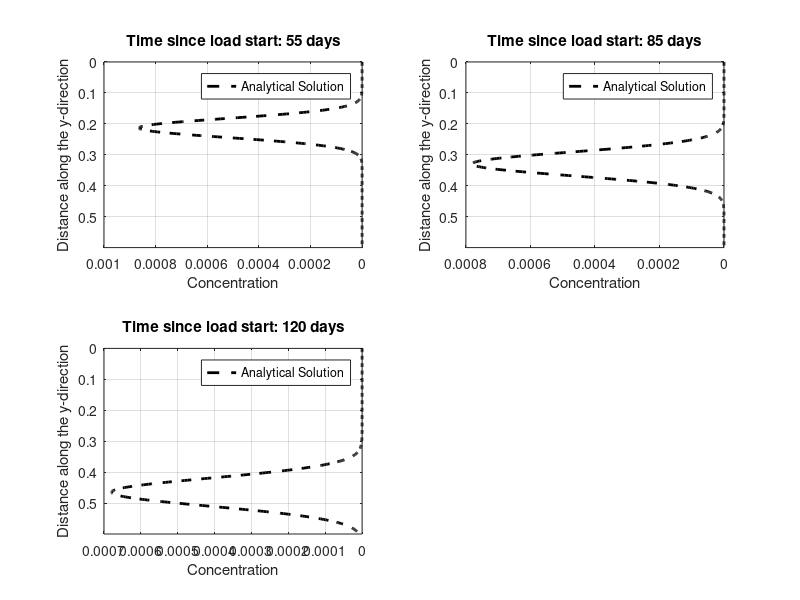

Reproduce this figure in MATLAB.

% 2-dimensional analytical solution - Transient (using the analytical solution for
% instantaneous point source integrated with respect to time)

function AnltSOL_TRANSIENT_summa

%%%%%%%%%%%%%%%%%%%%%%%%%%%%%%%%%%%%%%%%%%%
% CHOOSE TEST %%%%%%%%%%%%%%%%%%%%%%%%%%%%%%
%%%%%%%%%%%%%%%%%%%%%%%%%%%%%%%%%%%%%%%%%%%

% test = 2; % 2_nrTrans_instS_PorMedia
% test = 4; % 4_nrTrans_contS_PorMedia
% test = 6; % 6_nrTrans_instS_PorMedia_linDecay
% test = 8; % 8_nrTrans_contS_PorMedia_linDecay
 
test = 2; 

%%%%%%%%%%%%%%%%%%%%%%%%%%%%%%%%%%%%%%%%%%%
% General mdoel setup %%%%%%%%%%%%%%%%%%%%%
% Don't change
%%%%%%%%%%%%%%%%%%%%%%%%%%%%%%%%%%%%%%%%%%%
ny                          = 600;          % number of layers (in mm)
Dy                          = 0.0001;      	% longiitudinal dispersivity - y-direction m2/s
specificYield               = 0.23;         % (-)
iLayerLiqFluxSoil_summa_m_s = 1.0359700931174889e-08; % m/s
mLayerDepth_summa_m         = 0.006;        % m

% Preliminary calcs %%%%%%%%%%%%%%%%%%%%%%%%%%%%%%%%
% Intersticial flow velocity because of specific yield
iLayerLiqFluxSoil_summa_mm_s = iLayerLiqFluxSoil_summa_m_s * 1000; % mm/s
iLayerLiqFluxSoil_summa_mm_s_intersticial =...
    iLayerLiqFluxSoil_summa_mm_s / specificYield;       % m/s

V = iLayerLiqFluxSoil_summa_mm_s_intersticial;
%L = V * 60 * 60 * 24 * 20 / 1000;

mLayerDepth_summa_mm = mLayerDepth_summa_m * 1000;

% Time steps
if test == 4 || test == 8 
    tsim = [...
            60 * 60 * 24 * 15,...
            60 * 60 * 24 * 70,...
            60 * 60 * 24 * 120,...
            ];
elseif test == 2 || test == 6 
    tsim = [...
            60 * 60 * 24 * 55,...
            60 * 60 * 24 * 85,...
            60 * 60 * 24 * 120,...
            ];
end

% Storing %%%%%%%%%%%%%%%%%%%%%%%%%%%%%%%%
storage.Dy = Dy;
storage.tsim = tsim;
storage.V = V;
storage.ny = ny;

%%%%%%%%%%%%%%%%%%%%%%%%%%%%%%%%%%%%%%%%%%%%%%%%%%%%%%%%%%%%%%%%%%%%%%
n_ti = numel(tsim);
for ti = 1:n_ti
    
    tsim_i = tsim(ti);
    
    if test == 4 || test == 8 
        
        % Input concentration (continuous)
        C0 = 2;
         
        % Set reation rate
        if test == 4; r = 0; end                % conservative
        if test == 8; r = 0.01/(60*60*24); end  % linear decay
        storage.C0 = C0;
        storage.r = r;
        save InputData storage;
        
        % Call analytical solver
        Analytical_calc_1D_contS(tsim_i)
        
    elseif test == 2 || test == 6
        
        % Input mass (instantaneous)
        M = 350;
        
        % Mass of the receiving node
        mLayerVolFracLiq = [0.2007, 0.2014, 0.2020, 0.2027, 0.2034, 0.2041, 0.2048, 0.2055, 0.2063, 0.2070, 0.2077, 0.2085, 0.2093, 0.2101, 0.2109, 0.2117, 0.2125, 0.2133, 0.2141, 0.2150, 0.2159, 0.2167, 0.2176, 0.2185, 0.2194, 0.2204, 0.2213, 0.2223, 0.2232, 0.2242, 0.2252, 0.2262, 0.2272, 0.2283, 0.2293, 0.2304, 0.2315, 0.2326, 0.2337, 0.2348, 0.2360, 0.2372, 0.2384, 0.2396, 0.2408, 0.2420, 0.2433, 0.2446, 0.2459, 0.2472, 0.2485, 0.2499, 0.2513, 0.2527, 0.2541, 0.2555, 0.2570, 0.2584, 0.2599, 0.2615, 0.2630, 0.2646, 0.2662, 0.2678, 0.2694, 0.2711, 0.2727, 0.2744, 0.2761, 0.2779, 0.2796, 0.2814, 0.2832, 0.2850, 0.2869, 0.2888, 0.2906, 0.2925, 0.2945, 0.2964, 0.2984, 0.3003, 0.3023, 0.3043, 0.3063, 0.3083, 0.3104, 0.3124, 0.3145, 0.3165, 0.3186, 0.3206, 0.3227, 0.3247, 0.3268, 0.3288, 0.3308, 0.3328, 0.3348, 0.3368];
        hru_area_m2      = 32700;
        
        mLayerVolFracWat_summa_m3 = mLayerVolFracLiq * hru_area_m2 * mLayerDepth_summa_m;
        mLayerVolFracWat_summa_mm_m2 = mLayerVolFracLiq * hru_area_m2 * mLayerDepth_summa_m * 1000;
        UpLayVol_mm_m2 = mLayerVolFracWat_summa_m3 * 1000; % to mm*m2
        
        iLayerLiqFluxSoil_summa_mm_s = iLayerLiqFluxSoil_summa_m_s * 1000;
        
        % Set reaction rate
        if test == 2; r = 0; end                % conservative
        if test == 6; r = 0.01/(60*60*24); end  % linear decay
        
        storage.M = M;
        storage.UpLayVol_mm_m2 = UpLayVol_mm_m2;
        storage.mLayerVolFracWat_summa_mm_m2 = mLayerVolFracWat_summa_mm_m2;
        storage.mLayerVolFracLiq = mLayerVolFracLiq;
        storage.r = r;
        storage.mLayerDepth_summa_mm = mLayerDepth_summa_mm;
        storage.iLayerLiqFluxSoil_summa_mm_s = iLayerLiqFluxSoil_summa_mm_s;
        storage.hru_area_m2 =  hru_area_m2;
        save InputData storage;
        
        % Call analytical solver
        Analytical_calc_1D_instS(tsim_i)
        
    end
    %Analytical_calc_1D_2(tsim_i)
    %Analytical_calc_1D_3(tsim_i)
    %Analytical_calc_1D_justAdv(tsim_i, mLayerDepth_summa_m)
    %Analytical_calc_2D
    %Numerical_calc
    Compare_plot(ti, n_ti, tsim_i,mLayerDepth_summa_mm)
    
end


%%%%%%%%%%%%%%%%%%%%%%%%%%%%%%%%%%%%%%%%%
% ANALYTICAL
%%%%%%%%%%%%%%%%%%%%%%%%%%%%%%%%%%%%%%%%%

% 1D, continuous source, Eq. 60 of 
% USGS Chapter B7
% ANALYTICAL SOLUTIONS FOR ONE-, TWO-, AND THREE-DIMENSIONAL SOLUTE
%TRANSPORT IN GROUND-WATER SYSTEMS WITH UNIFORM FLOW
function Analytical_calc_1D_contS(tsim_i)

load InputData storage
C0=storage.C0;
Dy=storage.Dy;
r=storage.r;
V=storage.V;
ny=storage.ny;

Cfinal=zeros(1,ny);

h=waitbar(0,'ANALYTICAL solution: calculating...');

for y=1:ny
    waitbar(y/ny)

    % calculation of A

    %A = (M / UpLayVol) /...
    %    ( 4*n*pi()*(Dx*Dy)^(0.5) );
    A =  C0 / 2;

    % calculation of B
    U = (V^2 + 4*r*Dy)^0.5;
    
    B1 = exp(...
            y * (V - U)/ ...
            (2 * Dy)...
            );
        
    B2 = erfc(...
            (y - (U * tsim_i) ) / ...
            (2 * (Dy * tsim_i)^0.5));
    
    C1 = exp(...
            y * (V + U)/ ...
            (2 * Dy));
    
    C2 = erfc(...
            (y + (U * tsim_i) ) / ...
            (2 * (Dy * tsim_i)^0.5));

    % Final calculation
    C = A * (B1 * B2 + C1 * C2);

    % Saving results
    Cfinal(1,y) = C;

end

close(h)

disp('Analytical solution calculation: OK')

storage.C_analytical = Cfinal';
save AnalytSOL storage;

function Analytical_calc_1D_2(tsim_i)

load InputData storage
C0=storage.C0;
Dy=storage.Dy;
r=storage.r;
V=storage.V;
ny=storage.ny;

Cfinal=zeros(1,ny);

h=waitbar(0,'ANALYTICAL solution: calculating...');

for y=1:ny
    waitbar(y/ny)

    % calculation of A

    %A = (M / UpLayVol) /...
    %    ( 4*n*pi()*(Dx*Dy)^(0.5) );
    
    U = (V^2 + 4*r*Dy)^0.5;
    
    A =  C0 * V^2 / (4 * r * Dy);

    % calculation of B
    
    
    B1 = 2 * exp((y * V / Dy) - r * tsim_i);
        
    B2 = erfc(...
            (y + V * tsim_i) / ...
            (2 * (Dy * tsim_i)^0.5));
    
   C1 = U / V - 1; 
        
   C2 = exp(...
            y * (V - U)/ ...
            (2 * Dy));
    
    C3 = erfc(...
            (y - U * tsim_i) / ...
            (2 * (Dy * tsim_i)^0.5));
        
    D1 = U / V + 1;
    
    D2 = exp(...
            y * (V + U)/ ...
            (2 * Dy));
    
    D3 = erfc(...
            (y + U * tsim_i) / ...
            (2 * (Dy * tsim_i)^0.5));

    % Final calculation
    C = A * (B1 * B2 + C1 * C2 * C3 + D1 * D2 * D3);

    % Saving results
    Cfinal(1,y) = C;

end

close(h)

disp('Analytical solution calculation: OK')

storage.C_analytical = Cfinal';
save AnalytSOL storage;

function Analytical_calc_1D_3(tsim_i)

load InputData storage
C0=storage.C0;
Dy=storage.Dy;
r=storage.r;
V=storage.V;
ny=storage.ny;

Cfinal=zeros(1,ny);

h=waitbar(0,'ANALYTICAL solution: calculating...');

for y=1:ny
    waitbar(y/ny)

    % calculation of A

    %A = (M / UpLayVol) /...
    %    ( 4*n*pi()*(Dx*Dy)^(0.5) );
    

    
    A =  C0;

    % calculation of B
    
    
    B1 = 0.5 *  erfc(...
                (y - V * tsim_i) / ...
                (2 * (Dy * tsim_i)^0.5));
    
   C1 = (V^2 * tsim_i / (pi() * Dy))^0.5;
   
   C2 = exp(-(...
            (y - V * tsim_i)^2)/ ...
            (4 * Dy * tsim_i));
        
   D1  = 0.5 * (1 + (V * y) / Dy + (V^2 * tsim_i) / Dy);
   
   D2  = exp(V * y / Dy);
    
    D3 = erfc(...
            (y + V * tsim_i) / ...
            (2 * (Dy * tsim_i)^0.5));
        

    % Final calculation
    C = A * (B1 +  C1 * C2 - D1 * D2 * D3);

    % Saving results
    Cfinal(1,y) = C;

end

close(h)

disp('Analytical solution calculation: OK')

storage.C_analytical = Cfinal';
save AnalytSOL storage;

function Analytical_calc_1D_justAdv(tsim_i, mLayerDepth_summa_m)

load InputData storage
C0=storage.C0;
Dy=storage.Dy;
r=storage.r;
V=storage.V;
ny=storage.ny;

Cfinal=zeros(1,ny);

h=waitbar(0,'ANALYTICAL solution: calculating...');

for y=1:ny
    waitbar(y/ny)

    % calculation of A

    %A = (M / UpLayVol) /...
    %    ( 4*n*pi()*(Dx*Dy)^(0.5) );
  

    % Final calculation
    C = C0 * (y * mLayerDepth_summa_m - V * tsim_i);

    % Saving results
    Cfinal(1,y) = C;

end

close(h)

disp('Analytical solution calculation: OK')

storage.C_analytical = Cfinal';
save AnalytSOL storage;


% 1D, instantaneous source, Eq. 76 of 
% USGS Chapter B7
% ANALYTICAL SOLUTIONS FOR ONE-, TWO-, AND THREE-DIMENSIONAL SOLUTE
%TRANSPORT IN GROUND-WATER SYSTEMS WITH UNIFORM FLOW
function Analytical_calc_1D_instS(tsim_i)

load InputData storage
M = storage.M;
UpLayVol_mm_m2 = storage.UpLayVol_mm_m2;
mLayerVolFracLiq = storage.mLayerVolFracLiq;
Dy = storage.Dy;
r = storage.r;
V = storage.V;
ny = storage.ny;
hru_area_m2 = storage.hru_area_m2;
mLayerVolFracWat_summa_mm_m2 = storage.mLayerVolFracWat_summa_mm_m2;
mLayerDepth_summa_mm = storage.mLayerDepth_summa_mm;
iLayerLiqFluxSoil_summa_mm_s = storage.iLayerLiqFluxSoil_summa_mm_s;

% Loading point
Yc=1;
% porosity
n = 1; % not needed because it's accounted for in the intersticil flow velocity

% Mass injection unit of aquifer thickness (and area because it's 1D)
% M (g/m3), Vol = m3/s, M_unitVol = 
UpLayVol_m3 = UpLayVol_mm_m2 / 1000;
M_unitVol = M / UpLayVol_m3(1);
M_unitVol = M * (iLayerLiqFluxSoil_summa_mm_s);

M_unitVol = M / ((mLayerDepth_summa_mm / 1000) * mLayerVolFracLiq(1) * hru_area_m2);
M_unitVol = M_unitVol * ( 4 * n * pi() * Dy );

M_unitVol = 1.8/1000 * ( 4 * n * pi() * Dy ) / 1.75; %=1.2925e-06%

%M_nunitVol = 350 / (0.006 * 0.2 * 32700);
M_unitVol = (2 * iLayerLiqFluxSoil_summa_mm_s) ;
%MunitVol = (2 * iLayerLiqFluxSoil_summa_mm_s) / UpLayVol_m3(1);
M_unitVol = (0.006 * iLayerLiqFluxSoil_summa_mm_s / 6);

Cinit = (2 * iLayerLiqFluxSoil_summa_mm_s * 900 * hru_area_m2/1000) ...
        / (iLayerLiqFluxSoil_summa_mm_s * 900 * hru_area_m2/1000 + UpLayVol_m3(1)/6);
M_unitVol = Cinit * V;
M_unitVol = M_unitVol / 3.2%* 1.8e6 
%M_unitVol = 1.2925e-06;

Cfinal=zeros(1,ny);

h=waitbar(0,'ANALYTICAL solution: calculating...');

for y=1:ny
    
    waitbar(y/ny)

    % calculation of A

    A = (M_unitVol) /...
        ( 4 * n * pi() * Dy);

    % calculation of B
    B = exp(...
            V*(y-Yc)/ ...
            (2*Dy));

    D = exp( ...
            -( V^2 / (4*Dy) + r) * tsim_i ...
            -( (y-Yc)^2 ./ (4 * Dy * tsim_i))) ;

    % Final calculation
    C = A * B * D;

    % Saving results
    Cfinal(1,y) = C;
   
end
close(h)

% Get the effect of dilution because of different layer volumes
% 1) Using cubic spline to extrapolate for all sub-layers because the
% analytical solution has 1 mm of resolution, while the model has 6 mm
mLayerVolFracLiq_interp = spline(...
    1:6:600,...
    mLayerVolFracLiq,...
    1:1:600);
%figure;plot(mLayerVolFracLiq_interp^0.5,[1:1:600]/1000); set(gca,"Ydir","reverse"); set(gca,"Xdir","reverse");

Cfinal_corr = Cfinal * mLayerVolFracLiq_interp(1) ./ mLayerVolFracLiq_interp;

disp('Analytical solution calculation: OK')

storage.C_analytical = Cfinal_corr';
save AnalytSOL storage;

function Analytical_calc_2D

load InputData storage
M=storage.M;
UpLayVol=storage.UpLayVol;
n=storage.n;
Dx=storage.Dx;
Dy=storage.Dy;
r=storage.r;
Xc=storage.Xc;
Yc=storage.Yc;
tsim=storage.tsim;
V=storage.V;
nx=storage.nx;
ny=storage.ny;

Cfinal=zeros(nx,ny);

h=waitbar(0,'ANALYTICAL solution: calculating...');
for x=1:nx
    waitbar(x/nx)
    for y=1:ny
        
    % calculation of A
    
    A = (M / UpLayVol) /...
        ( 4*n*pi()*(Dx*Dy)^(0.5) );

    % calculation of B
    B = exp(...
            V*(y-Yc)/ ...
            (2*Dy));

    % Integral to solve
    fun = @(t) exp( ...
                    -( V^2 / (4*Dx) + r) * t ...
                    -( (x-Xc)^2 ./ (4*Dx*t) ) ...
                    -( (y-Yc)^2 ./ (4*Dy*t))) ;
                
    D = quad(fun,0,tsim);

    % Final calculation
    C = A*B*D;
    
    % Saving results
    Cfinal(x,y) = C;
   
    end
end
close(h)

disp('Analytical solution calculation: OK')

storage.C_analytical = Cfinal';
save AnalytSOL storage;


%%%%%%%%%%%%%%%%%%%%%%%%%%%%%%%%%%%%%%%%%
% Plotting
%%%%%%%%%%%%%%%%%%%%%%%%%%%%%%%%%%%%%%%%%

function Compare_plot(ti, n_ti, tsim_i,mLayerDepth_summa_m)

load InputData storage
InputData = storage;

load AnalytSOL storage
C_analytical = storage.C_analytical;


colormap(gray)
cmap = colormap
cmap = flipud(cmap);

cm = [jet(64);gray(64)];

nsubplot_x = ceil((n_ti)^0.5);
nsubplot_y = ceil(n_ti / nsubplot_x);

if ti==1
     figure
end

% Longitudinal profile
subplot(nsubplot_x,nsubplot_y,ti)
plot(C_analytical,(0:1:InputData.ny-1)/1000,'k--','linewidth',2)
ylim([0 InputData.ny/1000])
%xlim([0 2])
set(gca, 'Ydir', 'reverse'); 
xlabel('Concentration')
ylabel('Distance along the y-direction')
title(['Time since load start: ', num2str(tsim_i/(24*60*60)), ' days'])
legend('Analytical Solution')
set (gca,'Xdir','reverse')
grid on
hold on


disp('ANALYTICAL and NUMERICAL solutions compared: OK')
disp('Finished')